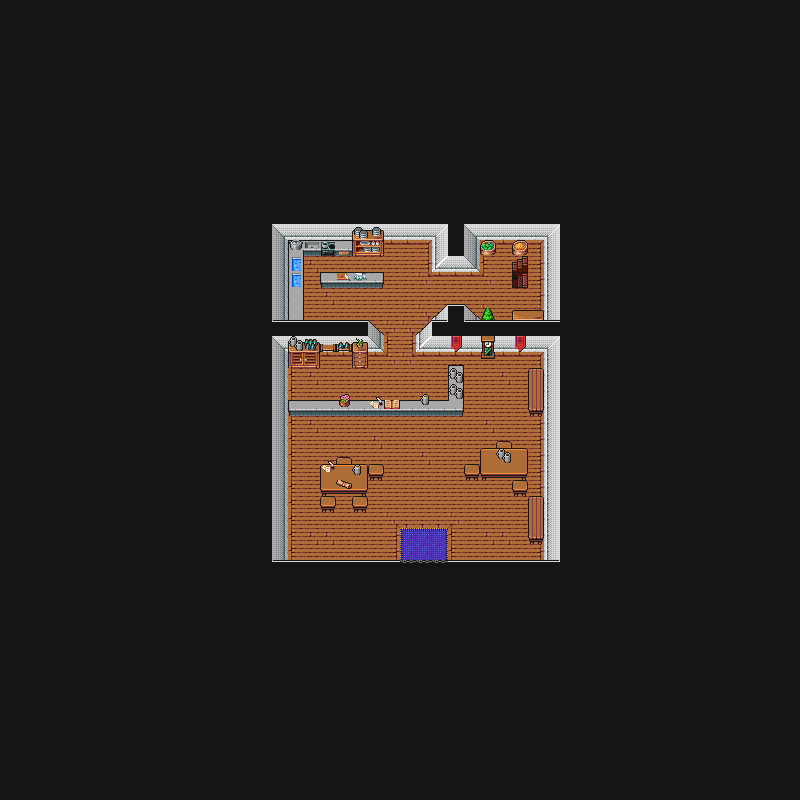

This game map was drawn from its Tiled (.tmx) file and the tilesets committed beside it. A one-line description and the trimmed map source follow:
An orthogonal 50x50 tile map with 16x16 px tiles, 6 tile layers (collision, floor, wall, Tile Layer 4, ...), 20 tilesets and 10 objects (7x NPC, 3x Warp).

<map version="1.2" tiledversion="1.2.1" orientation="orthogonal" renderorder="right-down" width="50" height="50" tilewidth="16" tileheight="16" infinite="0" nextlayerid="9" nextobjectid="32">
 <tileset firstgid="1" source="tileset/cave1.0/Cave_A.tsx" />
 <tileset firstgid="61" source="tileset/cave1.0/Cave_B.tsx" />
 <tileset firstgid="285" source="tileset/desert1.0/Desert_A.tsx" />
 <tileset firstgid="485" source="tileset/desert1.0/Desert_B.tsx" />
 <tileset firstgid="597" source="tileset/dungeon1.1/Dungeon_A.tsx" />
 <tileset firstgid="753" source="tileset/dungeon1.1/Dungeon_B.tsx" />
 <tileset firstgid="1009" source="tileset/grasslands2.1/A1.tsx" />
 <tileset firstgid="1909" source="tileset/grasslands2.1/A2.tsx" />
 <tileset firstgid="3903" source="tileset/grasslands2.1/B.tsx" />
 <tileset firstgid="4159" source="tileset/grasslands2.1/C.tsx" />
 <tileset firstgid="4415" source="tileset/grasslands2.1/D.tsx" />
 <tileset firstgid="4671" source="tileset/grasslands2.1/E.tsx" />
 <tileset firstgid="4851" source="tileset/grasslands2.1/Flowers.tsx" />
 <tileset firstgid="4947" source="tileset/grasslands2.1/Trees.tsx" />
 <tileset firstgid="5059" source="tileset/town1.2/doors_outside.tsx" />
 <tileset firstgid="5091" source="tileset/town1.2/Town_A.tsx" />
 <tileset firstgid="5299" source="tileset/town1.2/Town_B.tsx" />
 <tileset firstgid="5891" source="tileset/town1.2/Town_C.tsx" />
 <tileset firstgid="6206" source="tileset/town1.2/Town_D.tsx" />
 <tileset firstgid="6654" source="tileset/town1.2/Town_doors_inside.tsx" />
 <layer id="1" name="collision" width="50" height="50">
  <data>[2500 cells, 2274 non-empty, 1 distinct tile ids]</data>
 </layer>
 <layer id="2" name="floor" width="50" height="50">
  <data>[2500 cells, 352 non-empty, 21 distinct tile ids]</data>
 </layer>
 <layer id="3" name="wall" width="50" height="50">
  <data>[2500 cells, 217 non-empty, 24 distinct tile ids]</data>
 </layer>
 <layer id="4" name="Tile Layer 4" width="50" height="50">
  <data>[2500 cells, 62 non-empty, 35 distinct tile ids]</data>
 </layer>
 <layer id="5" name="Tile Layer 5" width="50" height="50" opacity="0.97">
  <data>[2500 cells, 15 non-empty, 11 distinct tile ids]</data>
 </layer>
 <objectgroup id="6" name="warp">
  <object id="17" name="pub_rooms" type="Warp" x="512" y="256" width="16" height="16">
   <properties>
    <property name="direction" value="WEST" />
    <property name="x" type="int" value="31" />
    <property name="y" type="int" value="17" />
   </properties>
  </object>
  <object id="18" name="maintown" type="Warp" x="416" y="544" width="16" height="16">
   <properties>
    <property name="direction" value="SOUTH" />
    <property name="x" type="int" value="17" />
    <property name="y" type="int" value="25" />
   </properties>
  </object>
  <object id="19" name="cellar" type="Warp" x="512" y="272" width="16" height="16">
   <properties>
    <property name="direction" value="WEST" />
    <property name="x" type="int" value="28" />
    <property name="y" type="int" value="21" />
   </properties>
  </object>
 </objectgroup>
 <objectgroup id="8" name="entity">
  <object id="24" name="Inn Keeper" type="NPC" x="384" y="384" width="16" height="16">
   <properties>
    <property name="atlasBodyId" type="int" value="58" />
    <property name="atlasHeadId" type="int" value="21" />
    <property name="bounds1x" type="int" value="23" />
    <property name="bounds1y" type="int" value="23" />
    <property name="bounds2x" type="int" value="25" />
    <property name="bounds2y" type="int" value="25" />
    <property name="probabilityStill" type="float" value="0.3" />
    <property name="probabilityWalkStart" type="float" value="0.9" />
    <property name="speed" type="float" value="0.9" />
   </properties>
  </object>
  <object id="26" name="Busy Waitor" type="NPC" x="400" y="448" width="16" height="16">
   <properties>
    <property name="atlasBodyId" type="int" value="1" />
    <property name="atlasHeadId" type="int" value="1" />
    <property name="bounds1x" type="int" value="23" />
    <property name="bounds1y" type="int" value="26" />
    <property name="bounds2x" type="int" value="30" />
    <property name="bounds2y" type="int" value="30" />
    <property name="probabilityStill" type="float" value="0.1" />
    <property name="probabilityWalkStart" type="float" value="0.9" />
    <property name="speed" type="float" value="0.2" />
   </properties>
  </object>
  <object id="27" name="Bob the Cook" type="NPC" x="336" y="288" width="16" height="16">
   <properties>
    <property name="atlasBodyId" type="int" value="49" />
    <property name="atlasHeadId" type="int" value="35" />
    <property name="bounds1x" type="int" value="19" />
    <property name="bounds1y" type="int" value="16" />
    <property name="bounds2x" type="int" value="26" />
    <property name="bounds2y" type="int" value="21" />
    <property name="probabilityStill" type="float" value="0" />
    <property name="probabilityWalkStart" type="float" value="1" />
    <property name="speed" type="float" value="0.2" />
   </properties>
  </object>
  <object id="28" name="Niels" type="NPC" x="480" y="432" width="16" height="16">
   <properties>
    <property name="atlasBodyId" type="int" value="1" />
    <property name="atlasHeadId" type="int" value="63" />
    <property name="bounds1x" type="int" value="30" />
    <property name="bounds1y" type="int" value="27" />
    <property name="bounds2x" type="int" value="30" />
    <property name="bounds2y" type="int" value="27" />
    <property name="direction" value="SOUTH" />
    <property name="probabilityStill" type="float" value="1" />
    <property name="probabilityWalkStart" type="float" value="0" />
    <property name="speed" type="float" value="0.1" />
   </properties>
  </object>
  <object id="29" name="Kenny" type="NPC" x="496" y="480" width="16" height="16">
   <properties>
    <property name="atlasBodyId" type="int" value="4" />
    <property name="atlasHeadId" type="int" value="40" />
    <property name="bounds1x" type="int" value="31" />
    <property name="bounds1y" type="int" value="30" />
    <property name="bounds2x" type="int" value="31" />
    <property name="bounds2y" type="int" value="30" />
    <property name="direction" value="NORTH" />
    <property name="probabilityStill" type="float" value="1" />
    <property name="probabilityWalkStart" type="float" value="0" />
    <property name="speed" type="float" value="0.1" />
   </properties>
  </object>
  <object id="30" name="ElevatorMan" type="NPC" x="352" y="448" width="16" height="16">
   <properties>
    <property name="atlasBodyId" type="int" value="41" />
    <property name="atlasHeadId" type="int" value="38" />
    <property name="bounds1x" type="int" value="22" />
    <property name="bounds1y" type="int" value="28" />
    <property name="bounds2x" type="int" value="22" />
    <property name="bounds2y" type="int" value="28" />
    <property name="direction" value="SOUTH" />
    <property name="probabilityStill" type="float" value="1" />
    <property name="probabilityWalkStart" type="float" value="0" />
    <property name="speed" type="float" value="0.1" />
   </properties>
  </object>
  </objectgroup>
 <layer id="7" name="overhead" width="50" height="50">
  <data>[2500 cells, 12 non-empty, 10 distinct tile ids]</data>
 </layer>
</map>
<!-- 1 of 10 objects omitted -->
